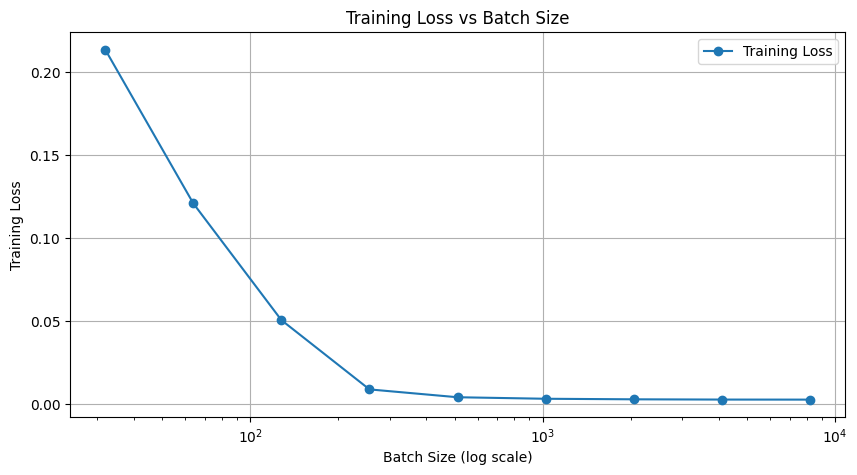

Python code for this plot:
import torch
import torch.nn.functional as F
from torch.utils.data import DataLoader
from torchvision.datasets import FashionMNIST
from torchvision import transforms
import matplotlib.pyplot as plt
import numpy as np

##########################
### MODEL
##########################


class InceptionModule(torch.nn.Module):
    def __init__(self, in_channels, out_channels1, out_channels2, out_channels3, out_channels4):
        super(InceptionModule, self).__init__()
        
        # 1x1 convolution
        self.branch1 = torch.nn.Conv2d(in_channels, out_channels1, kernel_size=1)
        
        # 1x1 convolution followed by 3x3 convolution
        self.branch2 = torch.nn.Sequential(
            torch.nn.Conv2d(in_channels, out_channels2, kernel_size=1),
            torch.nn.Conv2d(out_channels2, out_channels2, kernel_size=3, padding=1)
        )
        
        # 1x1 convolution followed by 5x5 convolution
        self.branch3 = torch.nn.Sequential(
            torch.nn.Conv2d(in_channels, out_channels3, kernel_size=1),
            torch.nn.Conv2d(out_channels3, out_channels3, kernel_size=5, padding=2)
        )
        
        # 3x3 max pooling followed by 1x1 convolution
        self.branch4 = torch.nn.Sequential(
            torch.nn.MaxPool2d(kernel_size=3, stride=1, padding=1),
            torch.nn.Conv2d(in_channels, out_channels4, kernel_size=1)
        )

    def forward(self, x):
        branch1_out = self.branch1(x)
        branch2_out = self.branch2(x)
        branch3_out = self.branch3(x)
        branch4_out = self.branch4(x)
        
        outputs = [branch1_out, branch2_out, branch3_out, branch4_out]
        return torch.cat(outputs, 1)


class InceptionNet(torch.nn.Module):
    def __init__(self, num_classes=10):
        super(InceptionNet, self).__init__()
        self.conv1 = torch.nn.Conv2d(1, 64, kernel_size=7, stride=2, padding=3)
        self.pool1 = torch.nn.MaxPool2d(kernel_size=3, stride=2, padding=1)
        
        self.inception1 = InceptionModule(64, 32, 32, 32, 32)
        self.inception2 = InceptionModule(128, 64, 64, 64, 64)
        
        self.pool2 = torch.nn.AdaptiveAvgPool2d((1, 1))
        self.fc = torch.nn.Linear(256, num_classes)

    def forward(self, x):
        x = self.conv1(x)
        x = F.relu(x)
        x = self.pool1(x)
        
        x = self.inception1(x)
        x = self.inception2(x)
        
        x = self.pool2(x)
        x = torch.flatten(x, 1)
        x = self.fc(x)
        return x
    
##########################
### Data Loading
##########################

transform = transforms.ToTensor()

# Load FashionMNIST dataset
train_dataset = FashionMNIST(root='data', train=True, transform=transform, download=True)
test_dataset = FashionMNIST(root='data', train=False, transform=transform)

##########################
### Model and Hyperparameters
##########################

device = torch.device('cuda' if torch.cuda.is_available() else 'cpu')

model = InceptionNet(num_classes=10).to(device)

# Cross entropy loss function
cost_fn = torch.nn.CrossEntropyLoss()

# Fixed learning rate (use lr_max from the previous part)
lr_max = 10e-2

# Optimizer
optimizer = torch.optim.SGD(model.parameters(), lr=lr_max)

# Batch sizes (starting from 32 and going up to 8192 in powers of 2)
batch_sizes = [32, 64, 128, 256, 512, 1024, 2048, 4096, 8192]

# Hyperparameters
num_epochs = 1  # For simplicity, we'll run a short experiment with 1 epoch per batch size increment

# Collect stats for plotting
train_losses = []

##########################
### Helper Function
##########################

def compute_training_loss(model, data_loader):
    running_loss = 0.0
    model.eval()  # Set model to evaluation mode
    with torch.no_grad():
        for features, targets in data_loader:
            features, targets = features.to(device), targets.to(device)
            logits = model(features)
            loss = cost_fn(logits, targets)
            running_loss += loss.item()
    model.train()  # Switch back to train mode
    return running_loss / len(data_loader)

##########################
### Training Loop
##########################

for batch_size in batch_sizes:
    print(f"Training with batch size: {batch_size}")
    
    # Create DataLoader with the new batch size
    train_loader = DataLoader(dataset=train_dataset, batch_size=batch_size, shuffle=True)
    
    for epoch in range(num_epochs):
        running_loss = 0.0
        
        for batch_idx, (features, targets) in enumerate(train_loader):
            features, targets = features.to(device), targets.to(device)
            
            # Forward pass
            logits = model(features)
            loss = cost_fn(logits, targets)
            
            # Backward pass and optimization
            optimizer.zero_grad()
            loss.backward()
            optimizer.step()
            
            running_loss += loss.item()
        
        # Compute average training loss for this epoch
        avg_train_loss = running_loss / len(train_loader)
    
    # After 15 epochs for the current batch size, store the loss
    train_losses.append(avg_train_loss)
    
    # Output the training loss for this batch size
    print(f"Batch size {batch_size}, Training Loss: {avg_train_loss:.4f}")

##########################
### Plotting the Results
##########################

# Plot Training Loss for Different Batch Sizes
plt.figure(figsize=(10, 5))
plt.plot(batch_sizes, train_losses, marker='o', label='Training Loss')
plt.xscale('log')  # Use a log scale for the batch size axis
plt.xlabel('Batch Size (log scale)')
plt.ylabel('Training Loss')
plt.title('Training Loss vs Batch Size')
plt.grid(True)
plt.legend()
plt.show()
